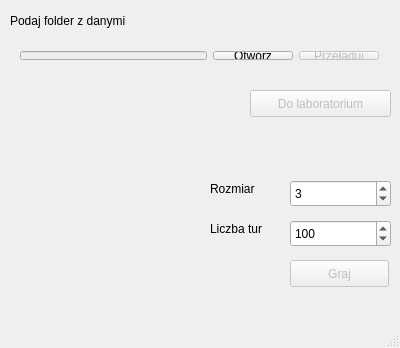
<?xml version="1.0" encoding="UTF-8"?>
<ui version="4.0">
 <class>MainWindow</class>
 <widget class="QMainWindow" name="MainWindow">
  <property name="geometry">
   <rect>
    <x>0</x>
    <y>0</y>
    <width>400</width>
    <height>348</height>
   </rect>
  </property>
  <property name="windowTitle">
   <string>Symulator oddziaływań grawitacyjnych</string>
  </property>
  <property name="windowIcon">
   <iconset>
    <normaloff>icon.png</normaloff>icon.png</iconset>
  </property>
  <widget class="QWidget" name="centralWidget">
   <widget class="QLabel" name="label">
    <property name="geometry">
     <rect>
      <x>10</x>
      <y>10</y>
      <width>381</width>
      <height>21</height>
     </rect>
    </property>
    <property name="text">
     <string>Podaj folder z danymi</string>
    </property>
   </widget>
   <widget class="QWidget" name="horizontalLayoutWidget">
    <property name="geometry">
     <rect>
      <x>9</x>
      <y>40</y>
      <width>381</width>
      <height>31</height>
     </rect>
    </property>
    <layout class="QHBoxLayout" name="horizontalLayout_2">
     <item>
      <widget class="QLineEdit" name="filenameEdit">
       <property name="enabled">
        <bool>false</bool>
       </property>
      </widget>
     </item>
     <item>
      <widget class="QPushButton" name="filenameButton">
       <property name="text">
        <string>Otwórz</string>
       </property>
      </widget>
     </item>
     <item>
      <widget class="QPushButton" name="reloadButton">
       <property name="enabled">
        <bool>false</bool>
       </property>
       <property name="text">
        <string>Przeładuj</string>
       </property>
      </widget>
     </item>
    </layout>
   </widget>
   <widget class="QLabel" name="errorLabel">
    <property name="geometry">
     <rect>
      <x>10</x>
      <y>80</y>
      <width>371</width>
      <height>17</height>
     </rect>
    </property>
    <property name="text">
     <string/>
    </property>
   </widget>
   <widget class="QPushButton" name="playButton">
    <property name="enabled">
     <bool>false</bool>
    </property>
    <property name="geometry">
     <rect>
      <x>290</x>
      <y>260</y>
      <width>99</width>
      <height>27</height>
     </rect>
    </property>
    <property name="text">
     <string>Graj</string>
    </property>
   </widget>
   <widget class="QSpinBox" name="turnBox">
    <property name="geometry">
     <rect>
      <x>290</x>
      <y>220</y>
      <width>101</width>
      <height>27</height>
     </rect>
    </property>
    <property name="minimum">
     <number>1</number>
    </property>
    <property name="maximum">
     <number>10000</number>
    </property>
    <property name="singleStep">
     <number>10</number>
    </property>
    <property name="value">
     <number>100</number>
    </property>
   </widget>
   <widget class="QLabel" name="label_2">
    <property name="geometry">
     <rect>
      <x>210</x>
      <y>220</y>
      <width>81</width>
      <height>17</height>
     </rect>
    </property>
    <property name="text">
     <string>Liczba tur</string>
    </property>
   </widget>
   <widget class="QPushButton" name="labButton">
    <property name="enabled">
     <bool>false</bool>
    </property>
    <property name="geometry">
     <rect>
      <x>250</x>
      <y>90</y>
      <width>141</width>
      <height>27</height>
     </rect>
    </property>
    <property name="text">
     <string>Do laboratorium</string>
    </property>
    <property name="checkable">
     <bool>false</bool>
    </property>
   </widget>
   <widget class="QWidget" name="verticalLayoutWidget">
    <property name="geometry">
     <rect>
      <x>10</x>
      <y>80</y>
      <width>160</width>
      <height>211</height>
     </rect>
    </property>
    <layout class="QVBoxLayout" name="popsLayout"/>
   </widget>
   <widget class="QSpinBox" name="sizeBox">
    <property name="geometry">
     <rect>
      <x>290</x>
      <y>180</y>
      <width>101</width>
      <height>27</height>
     </rect>
    </property>
    <property name="minimum">
     <number>1</number>
    </property>
    <property name="maximum">
     <number>7</number>
    </property>
    <property name="singleStep">
     <number>1</number>
    </property>
    <property name="value">
     <number>3</number>
    </property>
   </widget>
   <widget class="QLabel" name="label_3">
    <property name="geometry">
     <rect>
      <x>210</x>
      <y>180</y>
      <width>81</width>
      <height>17</height>
     </rect>
    </property>
    <property name="text">
     <string>Rozmiar</string>
    </property>
   </widget>
  </widget>
  <widget class="QStatusBar" name="statusBar"/>
  <widget class="QMenuBar" name="menuBar">
   <property name="geometry">
    <rect>
     <x>0</x>
     <y>0</y>
     <width>400</width>
     <height>25</height>
    </rect>
   </property>
  </widget>
 </widget>
 <layoutdefault spacing="6" margin="11"/>
 <resources/>
 <connections/>
</ui>
